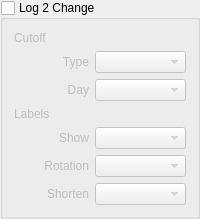
               <widget class="QGroupBox" name="groupBox_log_2_change">
                <property name="title">
                 <string>Log 2 Change</string>
                </property>
                <property name="checkable">
                 <bool>true</bool>
                </property>
                <property name="checked">
                 <bool>false</bool>
                </property>
                <layout class="QVBoxLayout" name="verticalLayout_6">
                 <item>
                  <widget class="QLabel" name="label_28">
                   <property name="text">
                    <string>Cutoff</string>
                   </property>
                  </widget>
                 </item>
                 <item>
                  <layout class="QHBoxLayout" name="horizontalLayout_16">
                   <item>
                    <widget class="QLabel" name="label_30">
                     <property name="sizePolicy">
                      <sizepolicy hsizetype="Fixed" vsizetype="Preferred">
                       <horstretch>0</horstretch>
                       <verstretch>0</verstretch>
                      </sizepolicy>
                     </property>
                     <property name="minimumSize">
                      <size>
                       <width>75</width>
                       <height>0</height>
                      </size>
                     </property>
                     <property name="maximumSize">
                      <size>
                       <width>75</width>
                       <height>16777215</height>
                      </size>
                     </property>
                     <property name="text">
                      <string>Type</string>
                     </property>
                     <property name="alignment">
                      <set>Qt::AlignRight|Qt::AlignTrailing|Qt::AlignVCenter</set>
                     </property>
                    </widget>
                   </item>
                   <item>
                    <widget class="QComboBox" name="comboBox_log_2_cutoff_type"/>
                   </item>
                  </layout>
                 </item>
                 <item>
                  <layout class="QHBoxLayout" name="horizontalLayout_log_2_day">
                   <item>
                    <widget class="QLabel" name="label_34">
                     <property name="minimumSize">
                      <size>
                       <width>75</width>
                       <height>0</height>
                      </size>
                     </property>
                     <property name="maximumSize">
                      <size>
                       <width>75</width>
                       <height>16777215</height>
                      </size>
                     </property>
                     <property name="text">
                      <string>Day</string>
                     </property>
                     <property name="alignment">
                      <set>Qt::AlignRight|Qt::AlignTrailing|Qt::AlignVCenter</set>
                     </property>
                    </widget>
                   </item>
                   <item>
                    <widget class="QComboBox" name="comboBox_log_2_cutoff_day"/>
                   </item>
                  </layout>
                 </item>
                 <item>
                  <widget class="QLabel" name="label_29">
                   <property name="text">
                    <string>Labels</string>
                   </property>
                  </widget>
                 </item>
                 <item>
                  <layout class="QHBoxLayout" name="horizontalLayout_23">
                   <item>
                    <widget class="QLabel" name="label_32">
                     <property name="sizePolicy">
                      <sizepolicy hsizetype="Fixed" vsizetype="Preferred">
                       <horstretch>0</horstretch>
                       <verstretch>0</verstretch>
                      </sizepolicy>
                     </property>
                     <property name="minimumSize">
                      <size>
                       <width>75</width>
                       <height>0</height>
                      </size>
                     </property>
                     <property name="maximumSize">
                      <size>
                       <width>75</width>
                       <height>16777215</height>
                      </size>
                     </property>
                     <property name="text">
                      <string>Show</string>
                     </property>
                     <property name="alignment">
                      <set>Qt::AlignRight|Qt::AlignTrailing|Qt::AlignVCenter</set>
                     </property>
                    </widget>
                   </item>
                   <item>
                    <widget class="QComboBox" name="comboBox_log_2_label_show"/>
                   </item>
                  </layout>
                 </item>
                 <item>
                  <layout class="QHBoxLayout" name="horizontalLayout_24">
                   <item>
                    <widget class="QLabel" name="label_31">
                     <property name="sizePolicy">
                      <sizepolicy hsizetype="Fixed" vsizetype="Preferred">
                       <horstretch>0</horstretch>
                       <verstretch>0</verstretch>
                      </sizepolicy>
                     </property>
                     <property name="minimumSize">
                      <size>
                       <width>75</width>
                       <height>0</height>
                      </size>
                     </property>
                     <property name="maximumSize">
                      <size>
                       <width>75</width>
                       <height>16777215</height>
                      </size>
                     </property>
                     <property name="text">
                      <string>Rotation</string>
                     </property>
                     <property name="alignment">
                      <set>Qt::AlignRight|Qt::AlignTrailing|Qt::AlignVCenter</set>
                     </property>
                    </widget>
                   </item>
                   <item>
                    <widget class="QComboBox" name="comboBox_log_2_label_rotation"/>
                   </item>
                  </layout>
                 </item>
                 <item>
                  <layout class="QHBoxLayout" name="horizontalLayout_22">
                   <item>
                    <widget class="QLabel" name="label_33">
                     <property name="sizePolicy">
                      <sizepolicy hsizetype="Fixed" vsizetype="Preferred">
                       <horstretch>0</horstretch>
                       <verstretch>0</verstretch>
                      </sizepolicy>
                     </property>
                     <property name="minimumSize">
                      <size>
                       <width>75</width>
                       <height>0</height>
                      </size>
                     </property>
                     <property name="maximumSize">
                      <size>
                       <width>75</width>
                       <height>16777215</height>
                      </size>
                     </property>
                     <property name="text">
                      <string>Shorten</string>
                     </property>
                     <property name="alignment">
                      <set>Qt::AlignRight|Qt::AlignTrailing|Qt::AlignVCenter</set>
                     </property>
                    </widget>
                   </item>
                   <item>
                    <widget class="QComboBox" name="comboBox_log_2_label_shorten"/>
                   </item>
                  </layout>
                 </item>
                </layout>
               </widget>
